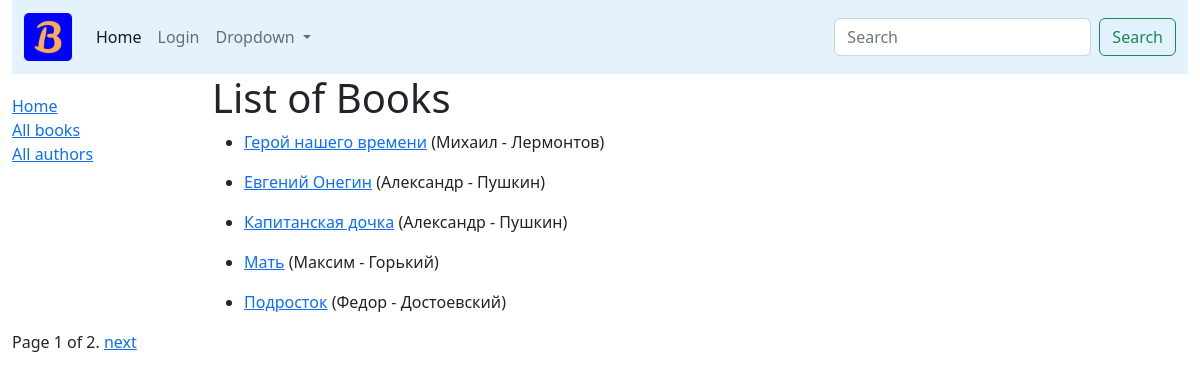
/books/, run on an earlier commit of the app's database.
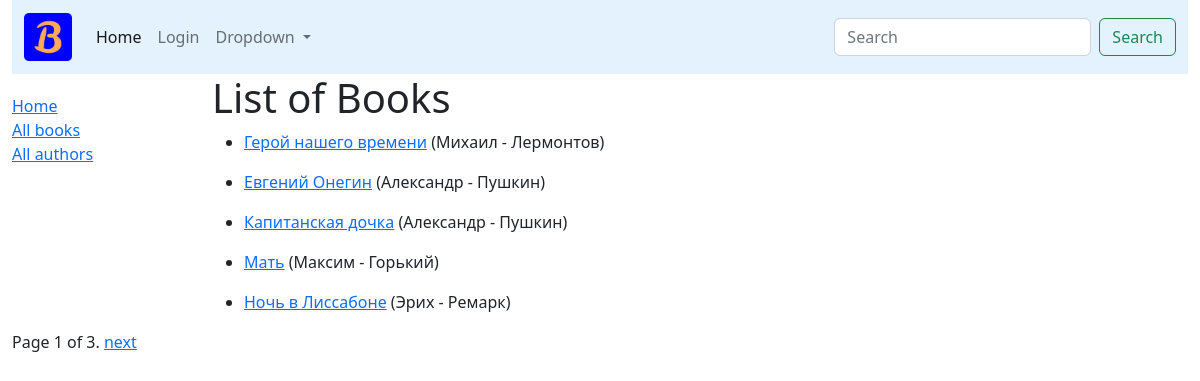
And on a later commit of the database.
### catalogue/models.py (models this page shows, shortened)
class Book(models.Model):
    title = models.CharField(max_length=100)
    author = models.ForeignKey('Author', on_delete=models.SET_NULL, null=True)
    summary = models.TextField(max_length=250, help_text='Brief Description')
    isbn = models.CharField('ISBN', max_length=13, help_text='13 characters long')
    genre = models.ManyToManyField(Genre, help_text='select a Genre')
    language = models.ForeignKey('Language', on_delete=models.SET_NULL, null=True)
    class Meta:
        ordering = ['title']
    def display_genre(self):
        return ', '.join([genre.name for genre in self.genre.all()[:3]])
    display_genre.short_description = 'Genre'
    def get_absolute_url(self):
        return reverse('catalogue:book-detail', kwargs={'pk': self.pk})

class Author(models.Model):
    first_name = models.CharField(max_length=50)
    last_name = models.CharField(max_length=50)
    date_of_birth = models.DateField(null=True, blank=True)
    date_of_death = models.DateField('Died', null=True, blank=True)
    class Meta:
        ordering = ['last_name', 'first_name']
    def __str__(self):
        return f'{self.first_name} - {self.last_name}'

### catalogue/views.py (the view)
# urls.py: path('books/', views.BookListView.as_view(), name='books'),
class BookListView(ListView):
    model = Book
    paginate_by = 5

### templates/catalogue/book_list.html (shortened to what this page needs)
{% extends '_base.html' %}
{% block content %}
<h1>List of Books</h1>
{% for book in book_list %}
<ul>
    <li><a href="{{ book.get_absolute_url }}">{{ book.title }}</a>
        ({{ book.author }})
    </li>
</ul>
{% empty %}
<p>No Books Yet!</p>
{% endfor %}
{% endblock content %}

What changed in the data, as far as the page shows it:
no longer on this page (row unchanged): Book: title "Подросток", author "Федор - Достоевский"
added Book: title "Ночь в Лиссабоне", author "Эрих - Ремарк"
Also different on the page:
{{ page_obj.paginator.num_pages }}: "2" → "3"
